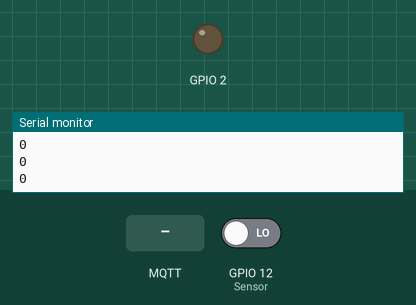
This sketch was run on a simulated ESP32. Shown: output pins drawn as LEDs (lit = HIGH), the last lines printed to the serial monitor. The inputs (shaded band) are chosen by the test bench; at power-on: GPIO 12 (Sensor) LOW. WiFi joins after 1.5 s; servers stay silent unless stated; random numbers use the default seed unless the sketch sets one; no MQTT or app messages arrive unless stated.

Above: at 2.7 s.
2.8 s: MQTT message "0" arrives on the first subscribed topic
At 4.0 s:
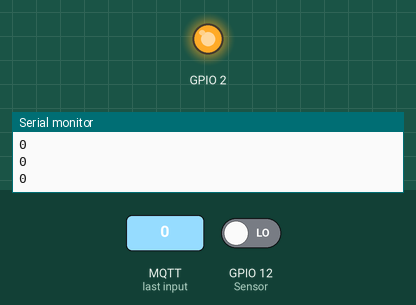
9.0 s: MQTT message "1" arrives on the first subscribed topic
At 10.2 s:
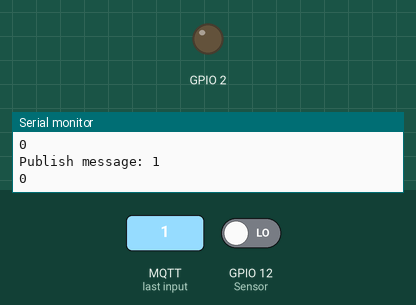
11.6 s: MQTT message "2" arrives on the first subscribed topic
At 12.4 s:
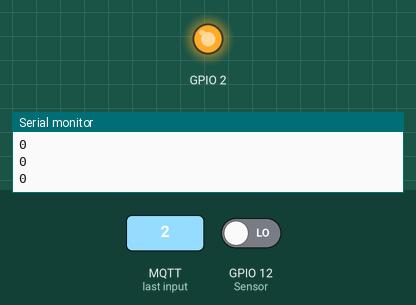
Timing chart, 0 to 14.6 s (numbered marks = the images above; inputs shaded):
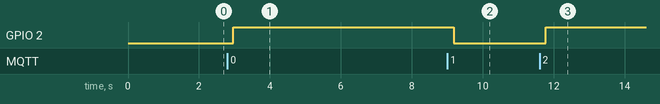

The sketch:

ESP_32_Digital_Read.ino
```cpp
#include <WiFi.h>
#include <PubSubClient.h>

const int LED = 18;  //Esp-32 Module's 18. pin
const int Sensor = 12; //Esp-32 Module's 12. pin
int seviye=0;
int count=0;  //first count for
int bekleme=0;
const char* ssid = "burak";
const char* password = "12345678";
const char* mqtt_server = "192.168.137.56"; //yours mqtt server ip

WiFiClient espClient;
PubSubClient client(espClient);
long lastMsg = 0;
char msg[50];
int value = 0;

void setup_wifi() {

  delay(10);
  // We start by connecting to a WiFi network
  Serial.println();
  Serial.print("Connecting to ");
  Serial.println(ssid);

  WiFi.begin(ssid, password);

  while (WiFi.status() != WL_CONNECTED)
  {
    delay(500);
    Serial.print(".");
  }

  randomSeed(micros());

  Serial.println("");
  Serial.println("WiFi connected");
  Serial.println("IP address: ");
  Serial.println(WiFi.localIP());
}

void callback(char* topic, byte* payload, unsigned int length)
{
  Serial.print("Message arrived [");
  Serial.print(topic);
  Serial.print("] ");
  for (int i = 0; i < length; i++)
  {
    Serial.print((char)payload[i]);
  }
  Serial.println();

  // Switch on the LED if an 1 was received as first character
  if ((char)payload[0] == '1')
  {
    digitalWrite(BUILTIN_LED, LOW);   // Turn the LED on (Note that LOW is the voltage level
    // but actually the LED is on; this is because
    // it is active low on the ESP-01)
  }
  else
  {
    digitalWrite(BUILTIN_LED, HIGH);  // Turn the LED off by making the voltage HIGH
  }
}

void reconnect() {
  // Loop until we're reconnected
  while (!client.connected()) {
    Serial.print("Attempting MQTT connection...");
    // Create a random client ID
    String clientId = "ESP8266Client-";
    clientId += String(random(0xffff), HEX);
    // Attempt to connect
    if (client.connect(clientId.c_str())) {
      Serial.println("connected");
      // Once connected, publish an announcement...
      client.publish("deneme", "hello world");
      // ... and resubscribe
      client.subscribe("inTopic");
    } else {
      Serial.print("failed, rc=");
      Serial.print(client.state());
      Serial.println(" try again in 5 seconds");
      // Wait 5 seconds before retrying
      delay(5000);
    }
  }
}

void setup() {
  pinMode(BUILTIN_LED, OUTPUT);     // Initialize the BUILTIN_LED pin as an output
  Serial.begin(115200);
  setup_wifi();
  client.setServer(mqtt_server, 1883);
  client.setCallback(callback);
}

void loop()
{
  seviye = digitalRead(Sensor); // data getting with digitalread
  Serial.println(seviye);
  delay(200);
  if (seviye == 1)//eger bebek ağlama sesi verilen eşiği aşarsa
  {
    if(count>3)
    { // 3) sayac 3den büyükse
        Serial.print(1);
        Serial.println("Bebek Ağlıyor!");// 4) bildirim için output 1 ver yani bebek ağlamaya başladı.
        digitalWrite (LED, HIGH); // 5) ledi yak
      snprintf (msg, 50, "%ld", 3); //bebek aglarken influxdbye 3 değeri publish et
        Serial.print("Publish message: ");
        Serial.println(msg);
        client.publish("deneme", msg);
      long now = millis();
        lastMsg = now;
        delay(1000);
        count=0;
     }
    delay (200);
    digitalWrite (LED, LOW); // ses eşik değerini geçmiyorsa ledi sönük bırak
    count++;bekleme=0; // 2) sayacı arttır ve bekleme süresini sıfırla
  }
  else
  {
    Serial.println(bekleme); // burda bekleme süresini kontrol ediyorum
    if(bekleme>820)
    { //bekleme süresi, ses seviyesi eşik değeri geçmezse sıfırlanmaz 820yi geçince count sayacını sıfırlar
      count=0;bekleme=0;// böyleyece kısa kesikli seslerin verdiği yanlış bilgiden kurtullur sürekli sesi yorumlamış oluruz
    }
    digitalWrite(LED, LOW);
  }

  if (!client.connected()) {
      reconnect();
  }
    client.loop();

    long now = millis();
   if (now - lastMsg > 2000)
   {
      lastMsg = now;
      snprintf (msg, 50, "%ld", 1); // eğer ses verisi gelmiyorsa veri tabanına
      Serial.print("Publish message: ");
      Serial.println(msg);
      client.publish("deneme", msg); //deneme topicine msg gönderiyoruz
   }

}
```

Measured:
- after the input at 2.8 s, GPIO 2: LOW → HIGH after 0.17 s
- after the input at 9.0 s, GPIO 2: HIGH → LOW after 0.18 s
- after the input at 11.6 s, GPIO 2: LOW → HIGH after 0.18 s
